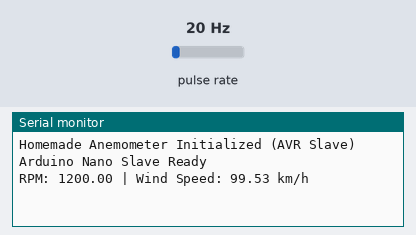
The sketch below on a simulated Arduino Uno, built with avr-gcc and run on an emulated ATmega328P. Shown: the last lines printed to the serial monitor. Wiring (inferred from the names in the program): pulse sensor: data pin 3. Inputs (shaded band) come from the test bench; at power-on: pulse rate 20 Hz.

Above: at 1.2 s.
1.3 s: pulse rate (sensor on pin 3) set to 4 Hz
At 2.5 s:
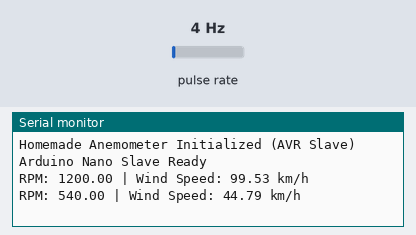
2.8 s: pulse rate (sensor on pin 3) set to 50 Hz
At 3.8 s:
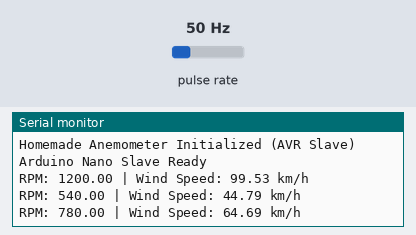
Timing chart, 0 to 5.8 s (numbered marks = the images above; inputs shaded):
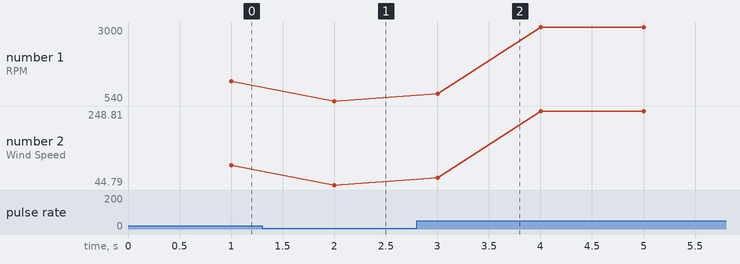

Measured:
- after the input at 1.3 s, the serial monitor: prints a new line after 0.70 s (image 1)
- after the input at 2.8 s, the serial monitor: prints a new line after 0.20 s (image 2)
- plotted number 1: 1200 → 540 after the input at 1.3 s, 540 → 3000 after the input at 2.8 s
- plotted number 2: 99.53 → 44.79 after the input at 1.3 s, 44.79 → 248.81 after the input at 2.8 s

The sketch:

anemometer.ino
```cpp
// Arduino Nano/Uno SPI Slave Code (AVR-Based)
#include <SPI.h>
#include <math.h>

// --- Configuration Constants ---
const byte ANEMOMETER_PIN = 3; // Interrupt-capable pin (e.g., Pin D3)
const float ANEMOMETER_RADIUS_M = 0.11; // Radius in meters
const float ANEMOMETER_FACTOR = 2.0;    // Calibration factor

// --- Global Variables (Volatile for Interrupts) ---
// SPI variables
volatile byte dataReceived = 0;
volatile boolean dataReady = false;

// Anemometer variables
volatile unsigned long pulseCount = 0;
unsigned long lastUpdateTime = 0;
float rpm = 0.0;
volatile float windSpeed_kmh = 0.0; // Use volatile as it's modified in loop() and read in ISR

// --- Function Prototypes ---
void countPulse();

// --- Setup ---
void setup() {
  Serial.begin(9600);
  Serial.println("Homemade Anemometer Initialized (AVR Slave)");

  pinMode(ANEMOMETER_PIN, INPUT_PULLUP);

  // --- AVR SPI Slave Initialization ---
  pinMode(MISO, OUTPUT);        // Slave must set MISO as output
  SPCR |= _BV(SPE);             // Enable SPI (Slave Mode)
  SPCR |= _BV(SPIE);            // Enable SPI Interrupt

  // Note: SCK, MOSI, and SS pins are automatically configured as inputs in slave mode.
  // ------------------------------------

  Serial.println("Arduino Nano Slave Ready");

  // Attach the interrupt for the anemometer sensor
  attachInterrupt(digitalPinToInterrupt(ANEMOMETER_PIN), countPulse, FALLING);
}

// SPI Interrupt Service Routine (Runs when Master transfers a byte)
ISR(SPI_STC_vect) {
  // 1. Read the command/data sent by the Master
  dataReceived = SPDR;

  // 2. Load the reply byte (the current wind speed, truncated to an integer byte)
  // Casting a float to a byte truncates the decimal part.
  SPDR = (byte)windSpeed_kmh;

  // 3. Flag that a transaction occurred (for debugging/serial print in loop)
  dataReady = true;
}

// --- Loop ---
void loop() {
  // Debugging: Print data only when a full SPI transaction completed
  if (dataReady) {
    Serial.print("Slave received command: ");
    Serial.print(dataReceived);
    Serial.print(" | Sent Wind Speed: ");
    Serial.println((byte)windSpeed_kmh); // Print the byte value sent
    dataReady = false;
  }

  // Recalculate Wind Speed every 1000 milliseconds (1 second)
  if (millis() - lastUpdateTime >= 1000) {
    // Disable interrupts while reading/resetting the shared volatile variable
    detachInterrupt(digitalPinToInterrupt(ANEMOMETER_PIN));

    // RPM = (Pulses/second) * 60
    rpm = (float)pulseCount * 60.0;

    // Constant Factor: (2 * PI * 60) / 1000
    const float CONSTANT_FACTOR = (2.0 * PI * 60.0) / 1000.0;

    // Cup speed in km/h
    float cupSpeed_kmh = CONSTANT_FACTOR * ANEMOMETER_RADIUS_M * rpm;

    // Apply the Anemometer Factor
    windSpeed_kmh = cupSpeed_kmh * ANEMOMETER_FACTOR; // Update the volatile variable

    // Output results
    Serial.print("RPM: ");
    Serial.print(rpm);
    Serial.print(" | Wind Speed: ");
    Serial.print(windSpeed_kmh, 2);
    Serial.println(" km/h");

    // Reset counter and update timing
    pulseCount = 0;
    lastUpdateTime = millis();

    // Re-enable interrupts
    attachInterrupt(digitalPinToInterrupt(ANEMOMETER_PIN), countPulse, FALLING);
  }
}

// --- Anemometer Pulse ISR ---
void countPulse() {
  pulseCount++;
}
```
